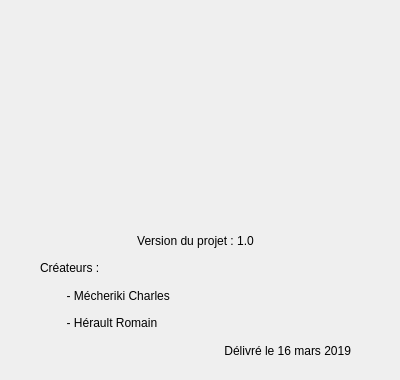
<?xml version="1.0" encoding="UTF-8"?>
<ui version="4.0">
 <class>LearnAboutDialog</class>
 <widget class="QDialog" name="LearnAboutDialog">
  <property name="geometry">
   <rect>
    <x>0</x>
    <y>0</y>
    <width>400</width>
    <height>380</height>
   </rect>
  </property>
  <property name="windowTitle">
   <string>Dialog</string>
  </property>
  <widget class="QLabel" name="logoLabel">
   <property name="geometry">
    <rect>
     <x>50</x>
     <y>20</y>
     <width>291</width>
     <height>211</height>
    </rect>
   </property>
   <property name="text">
    <string/>
   </property>
   <property name="pixmap">
    <pixmap>../Ressources/Logo/Polytech.jpg</pixmap>
   </property>
  </widget>
  <widget class="QWidget" name="verticalLayoutWidget">
   <property name="geometry">
    <rect>
     <x>40</x>
     <y>230</y>
     <width>311</width>
     <height>131</height>
    </rect>
   </property>
   <layout class="QVBoxLayout" name="verticalLayout">
    <item>
     <widget class="QLabel" name="versionLabel">
      <property name="text">
       <string>Version du projet : 1.0</string>
      </property>
      <property name="alignment">
       <set>Qt::AlignCenter</set>
      </property>
     </widget>
    </item>
    <item>
     <widget class="QLabel" name="creatorsLabel">
      <property name="text">
       <string>Créateurs :</string>
      </property>
     </widget>
    </item>
    <item>
     <widget class="QLabel" name="charlesLabel">
      <property name="text">
       <string>        - Mécheriki Charles</string>
      </property>
      <property name="alignment">
       <set>Qt::AlignLeading|Qt::AlignLeft|Qt::AlignVCenter</set>
      </property>
     </widget>
    </item>
    <item>
     <widget class="QLabel" name="romainLabel">
      <property name="text">
       <string>        - Hérault Romain</string>
      </property>
     </widget>
    </item>
    <item>
     <widget class="QLabel" name="dateLabel">
      <property name="text">
       <string>Délivré le 16 mars 2019</string>
      </property>
      <property name="alignment">
       <set>Qt::AlignRight|Qt::AlignTrailing|Qt::AlignVCenter</set>
      </property>
     </widget>
    </item>
   </layout>
  </widget>
 </widget>
 <resources/>
 <connections/>
</ui>
